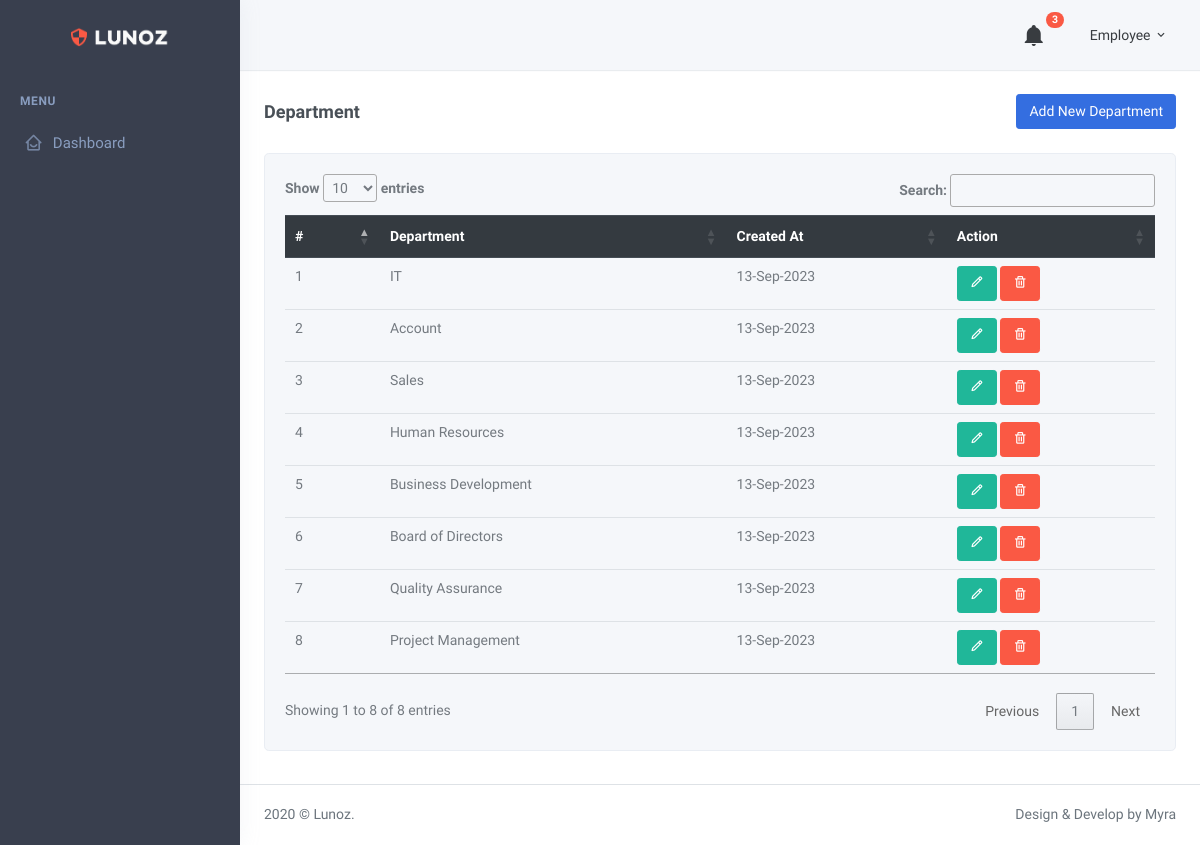
The app's page /department.php (signed in) with its own data.
### tables this page shows
CREATE TABLE `department` (
  `ID` int(11) NOT NULL,
  `department_name` varchar(255) NOT NULL,
  `added_by` varchar(255) DEFAULT NULL,
  `deletedStatus` int(11) NOT NULL DEFAULT 0,
  `created_at` timestamp NOT NULL DEFAULT current_timestamp()
);

### department.php (the view, shortened to what this page needs)
<?php
include('include/dbconn.php');
?>
<!DOCTYPE html>
<html lang="en">
<head>
    <link href="assets/css/bootstrap.min.css" rel="stylesheet" type="text/css" />
    <link href="assets/css/icons.min.css" rel="stylesheet" type="text/css" />
    <link href="assets/css/theme.min.css" rel="stylesheet" type="text/css" />
    <link rel="stylesheet" href="https://cdn.datatables.net/1.13.6/css/jquery.dataTables.min.css">
</head>
<body>
    <div id="layout-wrapper">
        <?php include('include/header.php') ?>
        <?php include('include/navbar.php') ?>
        <div class="main-content">
            <div class="page-content">
                <div class="container-fluid">
                    <div class="row">
                        <div class="col-12">
                            <div class="page-title-box d-flex align-items-center justify-content-between">
                                <h4 class="mb-0 font-size-18">Department</h4>
                                <div class="page-title-right">
                                    <a href="add_department.php" class="btn btn-primary">Add New Department</a>
                                </div>
                            </div>
                        </div>
                    </div>
                    <div class="row">
                        <div class="col-xl-12">
                            <div class="card">
                                <div class="card-body">
                                    <div class="table-responsive">
                                        <table class="table mb-0" id='emptTable'>
                                            <thead class="thead-dark">
                                                <tr>
                                                    <th>#</th>
                                                    <th>Department</th>
                                                    <th>Created At</th>
                                                    <th>Action</th>
                                                </tr>
                                            </thead>
                                            <tbody>
                                                <?php
                                                    $department = mysqli_query($db,"SELECT * FROM `department` WHERE deletedStatus='0'");
                                                    $count = 1;
                                                    while($read = mysqli_fetch_assoc($department))
                                                    {
                                                ?>
                                                <tr>
                                                    <td><?php echo $count++; ?></td>
                                                    <td><?php echo $read['department_name']; ?></td>
                                                    <td><?php echo date_format(date_create($read['created_at']),"d-M-Y") ?></td>
                                                    <td>
                                                        <div class="">
                                                            <a href="edit_department.php?id=<?php echo $read['ID']; ?>" onclick="return confirm('Are You Sure You Want To Edit This Record ?');" class="btn btn-success"><i class="bx bx-pencil"></i></a>
                                                            <a href="deleted_department.php?id=<?php echo $read['ID']; ?>" onclick="return confirm('Are You Sure You Want To Delete This Record ?');" class="btn btn-danger"><i class="bx bx-trash"></i>
                                                            </a>
                                                        </div>
                                                    </td>
                                                </tr>
                                                <?php } $count; ?>
                                            </tbody>
                                        </table>
                                    </div>
                                </div>
                            </div>
                        </div>
                    </div>
                </div>
                <footer class="footer">
                    <div class="container-fluid">
                        <div class="row">
                            <div class="col-sm-6">
                                2020 © Lunoz.
                            </div>
                            <div class="col-sm-6">
                                <div class="text-sm-right d-none d-sm-block">
                                    Design & Develop by Myra
                                </div>
                            </div>
                        </div>
                    </div>
                </footer>
            </div>
        </div>
</body>
</html>

### records on screen
department: department_name "IT", created_at "13-Sep-2023"
department: department_name "Account", created_at "13-Sep-2023"
department: department_name "Sales", created_at "13-Sep-2023"
department: department_name "Human Resources", created_at "13-Sep-2023"
department: department_name "Business Development", created_at "13-Sep-2023"
department: department_name "Board of Directors", created_at "13-Sep-2023"
department: department_name "Quality Assurance", created_at "13-Sep-2023"
department: department_name "Project Management", created_at "13-Sep-2023"

### other values on screen
$_SESSION['admin_name'] "Employee"
